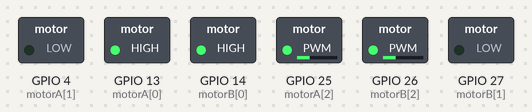
A sketch run on a simulated ESP32. Shown: switched loads named in the sketch (green lamp = pin HIGH).

Above: at 0.05 s.
At 2.05 s:
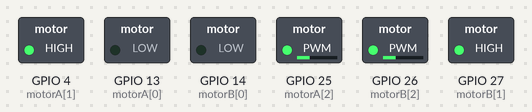
At 3.95 s:
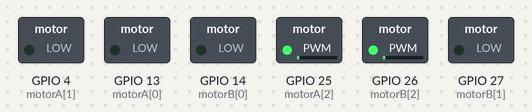
Timing chart, 0 to 5.2 s (numbered marks = the images above):
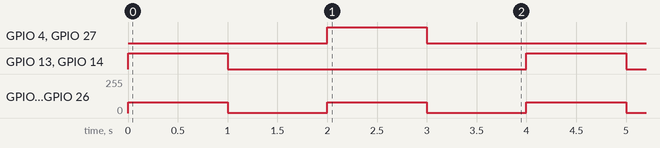

The sketch:

100kinsat_motor.ino
```cpp
const int motorA[3] = {13, 4, 25};  // AIN1, AIN2, PWMA
const int motorB[3] = {14, 27, 26}; // BIN1, BIN2, PWMB

const int CHANNEL_A = 0;
const int CHANNEL_B = 1;

const int LEDC_TIMER_BIT = 8;
const int LEDC_BASE_FREQ = 490;

void setup() {
  for(int i = 0; i < 3; i++){
    pinMode(motorA[i], OUTPUT);
    pinMode(motorB[i], OUTPUT);
  }

  ledcSetup(CHANNEL_A, LEDC_BASE_FREQ, LEDC_TIMER_BIT);
  ledcSetup(CHANNEL_B, LEDC_BASE_FREQ, LEDC_TIMER_BIT);

  ledcAttachPin(motorA[2], CHANNEL_A);
  ledcAttachPin(motorB[2], CHANNEL_B);
}

void loop() {
  // 前進
  // 左モータ（CCW，反時計回り）
  digitalWrite(motorA[1], LOW);
  digitalWrite(motorA[0], HIGH);
  ledcWrite(CHANNEL_A, 80);

  // 右モータ（CW，時計回り）
  digitalWrite(motorB[1], LOW);
  digitalWrite(motorB[0], HIGH);
  ledcWrite(CHANNEL_B, 80);

  delay(1000);

  // 停止
  // 左モータ停止
  digitalWrite(motorA[0], LOW);
  digitalWrite(motorA[1], LOW);
  ledcWrite(CHANNEL_A, HIGH);

  // 右モータ停止
  digitalWrite(motorB[0], LOW);
  digitalWrite(motorB[1], LOW);
  ledcWrite(CHANNEL_B, HIGH);

  delay(1000);

  // 後退
  // 左モータ（CW，時計回り）
  digitalWrite(motorA[0], LOW);
  digitalWrite(motorA[1], HIGH);
  ledcWrite(CHANNEL_A, 80);

  // 右モータ（CCW，反時計回り）
  digitalWrite(motorB[0], LOW);
  digitalWrite(motorB[1], HIGH);
  ledcWrite(CHANNEL_B, 80);

  delay(1000);

  // 停止
  // 左モータ停止
  digitalWrite(motorA[0], LOW);
  digitalWrite(motorA[1], LOW);
  ledcWrite(CHANNEL_A, HIGH);

  // 右モータ
  digitalWrite(motorB[0], LOW);
  digitalWrite(motorB[1], LOW);
  ledcWrite(CHANNEL_B, HIGH);

  delay(1000);
}
```

Measured:
- by itself, GPIO 4 (motorA[1]), GPIO 13 (motorA[0]), GPIO 14 (motorB[0]), GPIO 27 (motorB[1]): alternates HIGH for 1.0 s and LOW for 3.0 s
- by itself, GPIO 25 (motorA[2]), GPIO 26 (motorB[2]): alternates 80/255 for 1.0 s and 1/255 for 1.0 s
